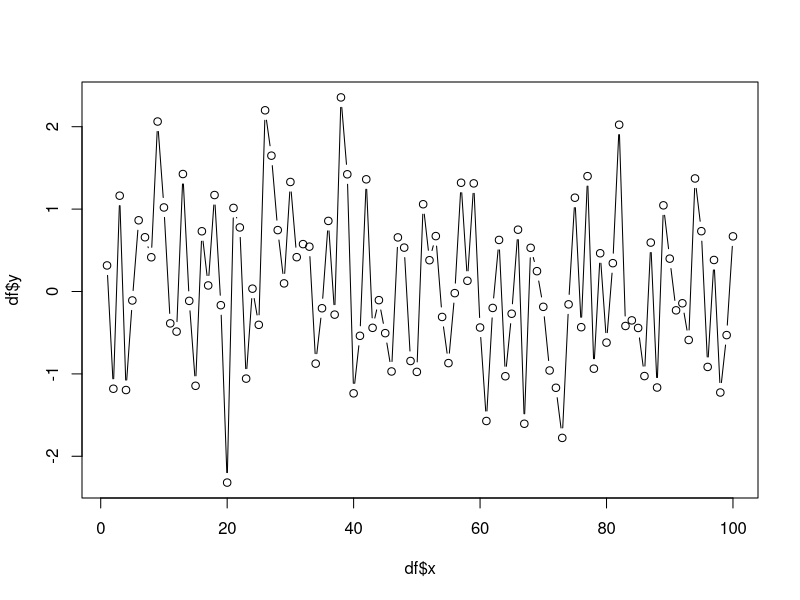

The R script that drew this image: (Note: this script raises an error after producing the figure.)
## ---- chunk 1
quick <- function(df) {
  plot(df$x, df$y, type = "b")
  summary(df)
}
## ---- chunk 2
df1 <- data.frame(x = 1:100 , y = rnorm(100))
quick(df1)
## ---- chunk 3
df2 <- data.frame(x = sample(letters[1:3], 100, rep= T ), y = rnorm(100))
quick(df2)
## ---- chunk 4
options(stringsAsFactors = FALSE)
df <- data.frame(x = sample(letters[1:3], 100, rep= T ), y = rnorm(100))
try(quick(df))
## ---- chunk 5
quick <- function(df){
 cat (str(df), "\n")
 plot(df$x, df$y, type = "b")
 summary(df)
}
quick(df)
## ---- chunk 6
rmean <- function(n, min, max){
 x <- numeric(n)
 for (i in 1:n){
   s <-  sample(min:max,1)
   x[i] <- log(s)
   if(!is.finite(x[i])) {cat ("Loop" , i, ": s = " , s , "\n")}
 }
 mean(x)
}

rmean(n = 10, min = -1, max = 4)
## ---- chunk 7
xf <- factor(c("a", "b", "c"))
class(xf)
print(xf)
print.default(xf)
cat(xf) 
## ---- chunk 8
myCountry <- "Italy"
print(paste("I live in", myCountry))
cat("I live in", myCountry)
## ---- chunk 9
xc <- 'test\\test'
print(xc)
cat(xc)
## ---- chunk 10
half <- function(x) {return(x/2)}
try(half("text"))
## ---- chunk 11
half <- function(x){
  if(!is.numeric(x)) {stop("x must be numeric")}
  return(x/2)
}
half("text")
## ---- chunk 12
repText <- function(times, text = NA) {
  if(is.na(text)) {
    warning("text not provided. 'test' is used.")
    text  <- "test"
  }
  rep(text, times)
}
repText(times = 3)
## ---- chunk 13
doit <- function(x) {
  x <- sample(x, replace=TRUE)
  if(length(unique(x)) == length(x)) {
    mean(x)
  } else {
    stop("too few unique points")
  }
  cat("end of function", "\n")
  invisible(NULL)
}
## ---- chunk 14
x <- 1:10
thisError  <- doit(x)
thisTry <- try(doit(x))
thisError
thisTry
## ---- chunk 15
mix <- function (x) {
 rn <- rnorm(1)
 ru <- runif(1)
 browser()
 return(x +rn+ru)
}
## ---- chunk 16
msg <- function (x) {
  if (x > 0 ) cat ("Hello")
  else cat("goodbye")
  invisible(NULL)
}

msg(1)
msg(-1)
## ---- chunk 17
msg(log(-1))
## ---- chunk 18
traceback()
## ---- chunk 19
if(NA) {cat ("this is strange")}
## ---- chunk 20
debug(msg)
isdebugged(msg)
undebug(msg)
isdebugged(msg)
## ---- chunk 21
f <-  function(x) {
  r <-  x - g(x)
  r
}

g <- function(y) {
  r <- y * h(y)
  r
}

h <- function(z) {
  r <- log(z)
  if (r < 10)
      r^2
  else r^3
}
## ---- chunk 22
f(-1)
## ---- chunk 23
options("error")
## ---- chunk 24
options(error = recover)
## ---- chunk 25
options(error = quote(dump.frames("fdump", to.file=TRUE)))
f(-1)
## ---- chunk 26
f = function(lambda, n = 10){
  x = numeric(n)
  for ( i in 1:n) {
    r = rpois(1 , lambda)
    l = sum(rexp(r, 1/r))
    x[i] = log(r*l)
  }
mean(x)
}
## ---- chunk 27
f(10)
f(.1)
## ---- chunk 28
trace("f", exit = quote(browser()), print=F)
f(1)
## ---- chunk 29
trace("f", exit = quote(browser()) , print=F)
body(f)
